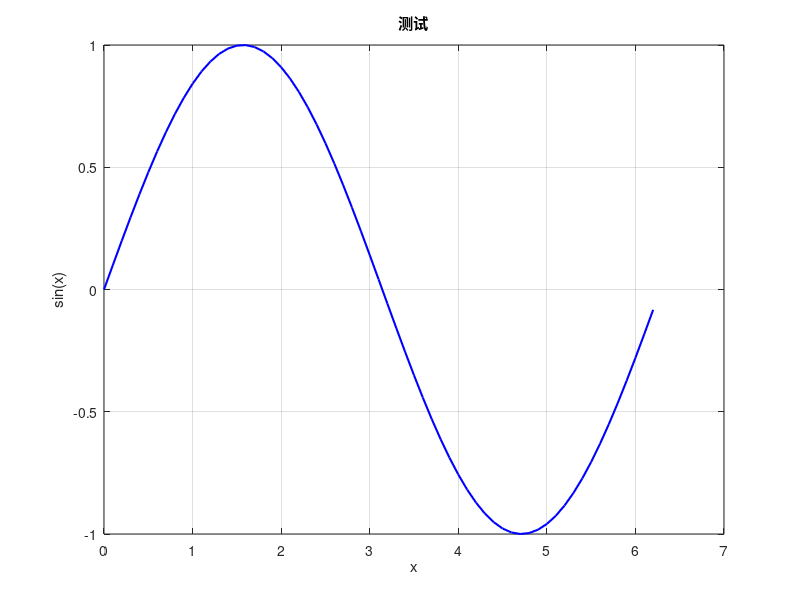

Here is the MATLAB script that generated this plot:
% 清除数据
clear;clc;close all;
% 生成数据
x=0:0.1:2*pi;
y=sin(x);
% 绘图
plot(x,y,'b-','LineWidth',1.5);
title('测试');
xlabel('x');
ylabel('sin(x)');
grid on;% 添加网格线
